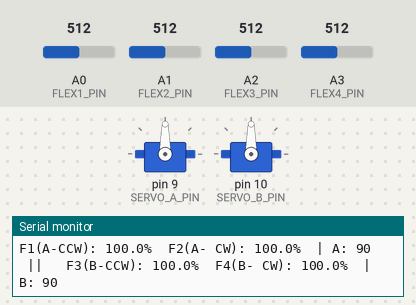
A sketch run on a simulated Arduino Uno, built with avr-gcc and run on an emulated ATmega328P. Parts: 2 × servo, the last lines printed to the serial monitor. The inputs (shaded band) are chosen by the test bench; at power-on: A0 (FLEX1_PIN) = 512, A1 (FLEX2_PIN) = 512, A2 (FLEX3_PIN) = 512, A3 (FLEX4_PIN) = 512.

Above: at 1.2 s.
1.3 s: A0 (FLEX1_PIN) set to 488
At 3.4 s:
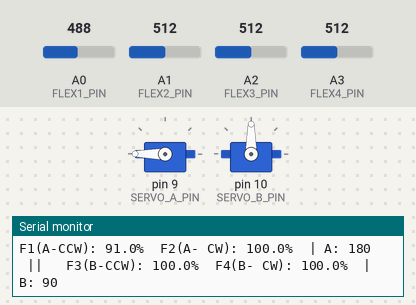
4.3 s: A1 (FLEX2_PIN) set to 469
At 4.57 s:
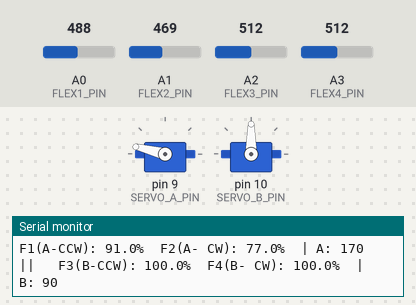
7.3 s: A2 (FLEX3_PIN) set to 485
At 9.6 s:
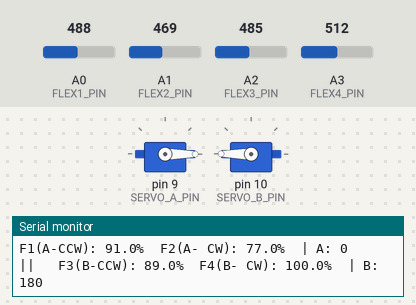
10.3 s: A3 (FLEX4_PIN) set to 306
At 10.57 s:
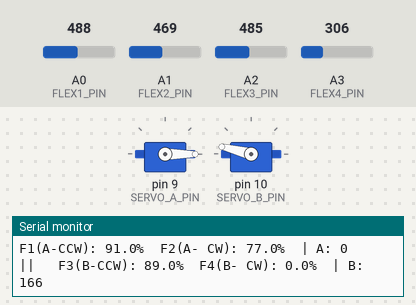
13.3 s: A0 (FLEX1_PIN) set to 306
At 13.51 s:
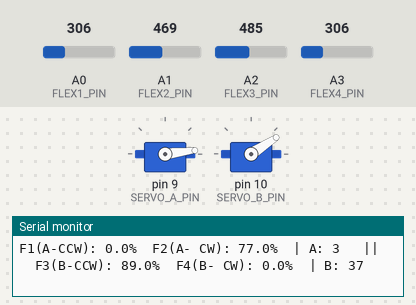
16.3 s: A3 (FLEX4_PIN) set to 510
At 20.11 s:
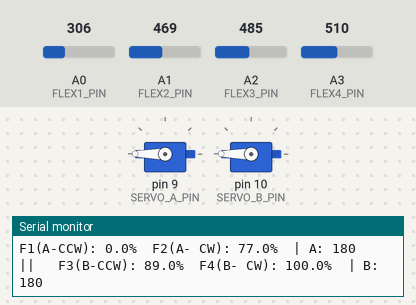
Timing chart, 0 to 20.3 s (numbered marks = the images above; inputs shaded):
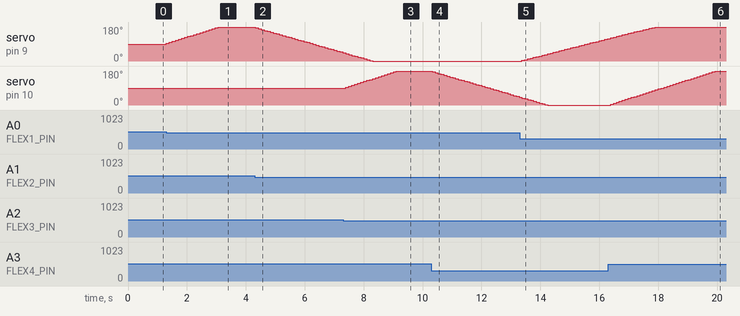

The sketch:

Grabber_tester.ino
```cpp
#include <Servo.h>

// ===== Pins =====
const int SERVO_A_PIN = 9;   // first servo
const int SERVO_B_PIN = 10;  // second servo

const int FLEX1_PIN = A0;  // Servo A CCW
const int FLEX2_PIN = A1;  // Servo A CW
const int FLEX3_PIN = A2;  // Servo B CCW
const int FLEX4_PIN = A3;  // Servo B CW

// ===== Servos & angles =====
Servo servoA, servoB;

float angleA = 90;              // start centered
float angleB = 90;
const int MIN_ANGLE = 0;
const int MAX_ANGLE = 180;

// ===== Calibration (per sensor) =====
// Update these if your sensors differ. Earlier you measured ~360..500.
int FLEX1_MIN = 360, FLEX1_MAX = 500; // A0 (A CCW)
int FLEX2_MIN = 360, FLEX2_MAX = 500; // A1 (A CW)
int FLEX3_MIN = 360, FLEX3_MAX = 500; // A2 (B CCW)
int FLEX4_MIN = 360, FLEX4_MAX = 500; // A3 (B CW)

// ===== Behavior tuning =====
const float THRESH_PCT = 30.0;   // ignore bends below this %
const float SPEED_SCALE = 0.05;  // deg per loop per 1% bend (e.g., 100% => 5°/loop)
const unsigned long LOOP_DELAY_MS = 20;

// ---- helpers ----
float bendPercent(int raw, int mn, int mx) {
  float pct = map(raw, mn, mx, 0, 100);
  if (pct < 0) pct = 0;
  if (pct > 100) pct = 100;
  return pct;
}

void setup() {
  Serial.begin(9600);

  servoA.attach(SERVO_A_PIN);
  servoB.attach(SERVO_B_PIN);

  servoA.write(angleA);
  servoB.write(angleB);

  Serial.println(F("==== 4 Flex Sensors -> 2 Servos (proportional speed) ===="));
  Serial.println(F("A0=A CCW, A1=A CW, A2=B CCW, A3=B CW"));
}

void loop() {
  // --- Read raw values ---
  int r1 = analogRead(FLEX1_PIN);
  int r2 = analogRead(FLEX2_PIN);
  int r3 = analogRead(FLEX3_PIN);
  int r4 = analogRead(FLEX4_PIN);

  // --- Map to 0..100% ---
  float b1 = bendPercent(r1, FLEX1_MIN, FLEX1_MAX);
  float b2 = bendPercent(r2, FLEX2_MIN, FLEX2_MAX);
  float b3 = bendPercent(r3, FLEX3_MIN, FLEX3_MAX);
  float b4 = bendPercent(r4, FLEX4_MIN, FLEX4_MAX);

  // ===== Servo A logic (same style as before: “winner” direction) =====
  if (b1 > THRESH_PCT && b1 > b2) {
    angleA -= (b1 * SPEED_SCALE);   // CCW
  } else if (b2 > THRESH_PCT && b2 > b1) {
    angleA += (b2 * SPEED_SCALE);   // CW
  }
  angleA = constrain(angleA, MIN_ANGLE, MAX_ANGLE);
  servoA.write((int)angleA);

  // ===== Servo B logic =====
  if (b3 > THRESH_PCT && b3 > b4) {
    angleB -= (b3 * SPEED_SCALE);   // CCW
  } else if (b4 > THRESH_PCT && b4 > b3) {
    angleB += (b4 * SPEED_SCALE);   // CW
  }
  angleB = constrain(angleB, MIN_ANGLE, MAX_ANGLE);
  servoB.write((int)angleB);

  // --- Serial debug ---
  Serial.print("F1(A-CCW): "); Serial.print(b1,1); Serial.print("%  ");
  Serial.print("F2(A- CW): "); Serial.print(b2,1); Serial.print("%  ");
  Serial.print("| A: ");       Serial.print((int)angleA);

  Serial.print("   ||   ");

  Serial.print("F3(B-CCW): "); Serial.print(b3,1); Serial.print("%  ");
  Serial.print("F4(B- CW): "); Serial.print(b4,1); Serial.print("%  ");
  Serial.print("| B: ");       Serial.println((int)angleB);

  delay(LOOP_DELAY_MS);
}
```

Measured:
- the behaviour switches between 500 and 499 on A0 (FLEX1_PIN) (found by bisection; images 0 and 1)
- the behaviour switches between 488 and 487 on A1 (FLEX2_PIN) (found by bisection; images 1 and 2)
- the behaviour switches between 500 and 499 on A2 (FLEX3_PIN) (found by bisection; images 2 and 3)
- after the input at 1.3 s, servo on pin 9 (SERVO_A_PIN): moves from 90° to 180° over 1.8 s, starting at once
- after the input at 4.3 s, servo on pin 9 (SERVO_A_PIN): moves from 180° to 43° over 3.0 s, starting at once
- after the input at 7.3 s, servo on pin 10 (SERVO_B_PIN): moves from 90° to 180° over 1.7 s, starting after 0.09 s
- after the input at 10.3 s, servo on pin 10 (SERVO_B_PIN): moves from 180° to 42° over 3.0 s, starting at once
- after the input at 13.3 s, servo on pin 9 (SERVO_A_PIN): moves from 0° to 119° over 2.9 s, starting after 0.07 s
- after the input at 16.3 s, servo on pin 10 (SERVO_B_PIN): moves from 0° to 180° over 3.5 s, starting after 0.08 s
